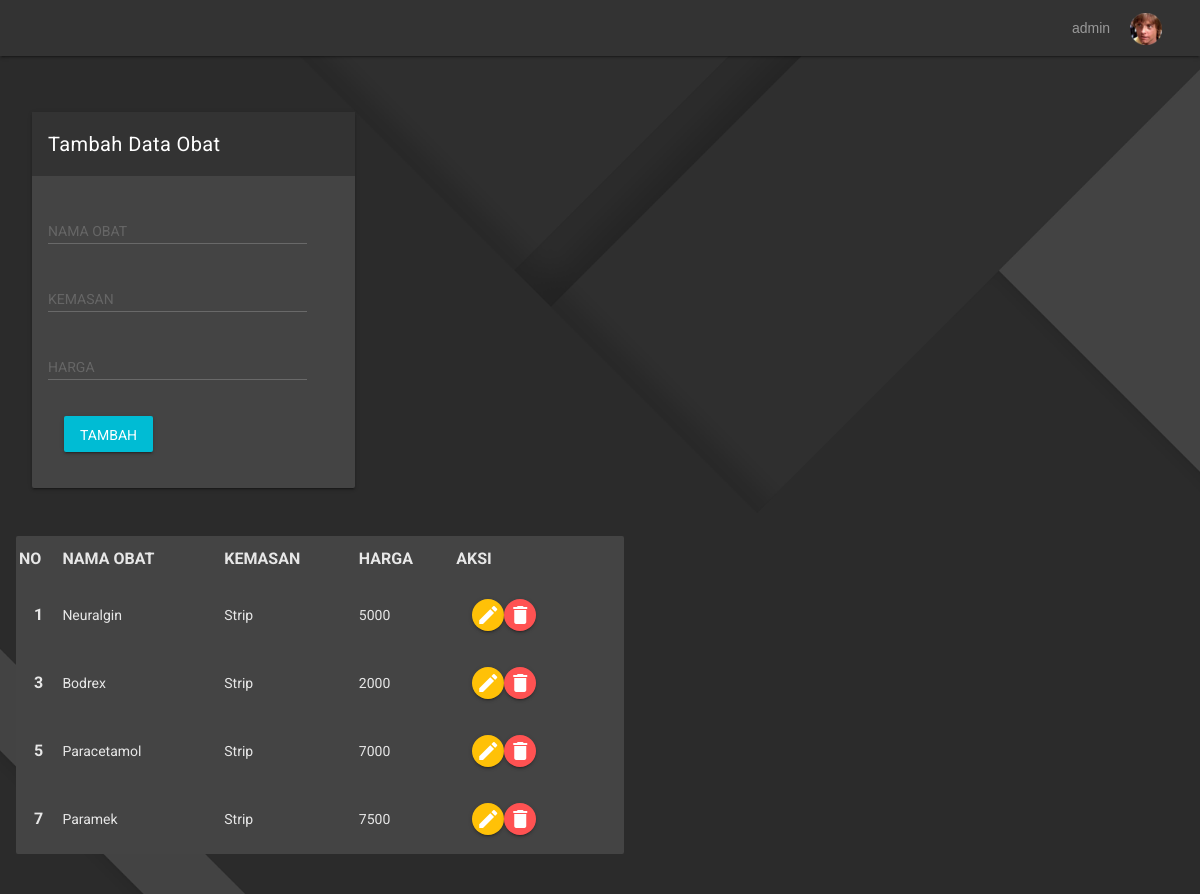
/dashboard.php?page=obat (signed in), run on the app's committed database.
### tables this page shows
CREATE TABLE `obat` (
  `id` int(11) UNSIGNED NOT NULL,
  `nama_obat` varchar(50) NOT NULL,
  `kemasan` varchar(35) NOT NULL,
  `harga` int(11) NOT NULL
);

### obat.php (the view, shortened to what this page needs)
<div class="mdl-grid mdl-cell mdl-cell--12-col-desktop mdl-cell--12-col-tablet mdl-cell--4-col-phone mdl-cell--top">
    <div class="mdl-cell mdl-cell--7-col-desktop mdl-cell--7-col-tablet mdl-cell--4-col-phone">
        <div class="mdl-card mdl-shadow--2dp">
            <div class="mdl-card__title">
                <h5 class="mdl-card__title-text text-color--white">Tambah Data Obat</h5>
            </div>
            <div class="mdl-card__supporting-text">
                <form class="form form--basic" method="POST" action="" name="myForm" onsubmit="return(validate());">
                <?php
                $nama_obat = '';
                $kemasan = '';
                $harga = '';
                ?>
                    <div class="mdl-grid">
                        <div class="mdl-cell mdl-cell--12-col-desktop mdl-cell--12-col-tablet mdl-cell--4-col-phone form__article">
                            <div class="mdl-textfield mdl-js-textfield full-size">
                                <input class="mdl-textfield__input" type="text" id="inputObat" name="nama_obat" value="<?php echo $nama_obat ?>">
                                <label class="mdl-textfield__label" for="inputObat">NAMA OBAT</label>
                            </div>
                            <div class="mdl-textfield mdl-js-textfield full-size">
                                <input class="mdl-textfield__input" type="text" id="inputKemasan" name="kemasan" value="<?php echo $kemasan ?>">
                                <label class="mdl-textfield__label" for="inputKemasan">KEMASAN</label>
                            </div>
                            <div class="mdl-textfield mdl-js-textfield full-size">
                                <input class="mdl-textfield__input" type="text" id="inputHarga" name="harga" value="<?php echo $harga ?>">
                                <label class="mdl-textfield__label" for="inputHarga">HARGA</label>
                            </div>
                            <li class="mdl-list__item">
                                <button type="submit" name="simpan" class="mdl-button mdl-js-button mdl-button--raised mdl-js-ripple-effect button--colored-light-blue">
                                    Tambah
                                </button>
                            </li>
                        </div>
                    </div>
                </form>
            </div>
        </div>
    </div>
</div>
<div class="mdl-grid ui-tables">
            <div class="mdl-cell mdl-cell--12-col-desktop mdl-cell--12-col-tablet mdl-cell--4-col-phone">
                <div class="mdl-card mdl-shadow--5dp">
                    <div class="table-responsive table--no-card m-b-30">
                        <table class="table table-borderless table-striped table-earning">
                            <thead>
                                <tr>
                                    <th class="mdl-data-table__cell--non-numeric">NO</th>
                                    <th class="mdl-data-table__cell--non-numeric">NAMA OBAT</th>
                                    <th class="mdl-data-table__cell--non-numeric">KEMASAN</th>
                                    <th class="mdl-data-table__cell--non-numeric">HARGA</th>
                                    <th class="mdl-data-table__cell--non-numeric">AKSI</th>
                            </thead>
                            <tbody>
                            <?php
                                $result = mysqli_query($mysqli, "SELECT * FROM obat");
                                $no = 1;
                                while ($data = mysqli_fetch_array($result)) {
                            ?>
                                <tr>
                                    <th scope="row"><?php echo $no++ ?></th>
                                    <td><?php echo $data['nama_obat'] ?></td>
                                    <td><?php echo $data['kemasan'] ?></td>
                                    <td><?php echo $data['harga'] ?></td>
                                    <td>
                                            <li class="mdl-list__item">
                                                <a href="dashboard.php?page=obat&id=<?php echo $data['id'] ?>">
                                                    <button class="mdl-button mdl-js-button mdl-button--icon mdl-button--raised mdl-js-ripple-effect button--colored-orange">
                                                        <i class="material-icons">edit</i>
                                                    </button>
                                                </a>
                                                <a href="dashboard.php?page=obat&id=<?php echo $data['id'] ?>&aksi=hapus">
                                                    <button class="mdl-button mdl-js-button mdl-button--icon mdl-button--raised mdl-js-ripple-effect button--colored-red">
                                                        <i class="material-icons">delete</i>
                                                    </button>
                                                </a>
                                            </li>
                                    </td>
                                </tr>
                                <?php
                                $no++;
                                }
                                ?>
                            </tbody>
                        </table>
                    </div>
                </div>
            </div>
        </div>

### data on the page
obat: nama_obat "Neuralgin", kemasan "Strip", harga "5000"
obat: nama_obat "Bodrex", kemasan "Strip", harga "2000"
obat: nama_obat "Paracetamol", kemasan "Strip", harga "7000"
obat: nama_obat "Paramek", kemasan "Strip", harga "7500"

### other printed values
$_SESSION['username'] "admin"
